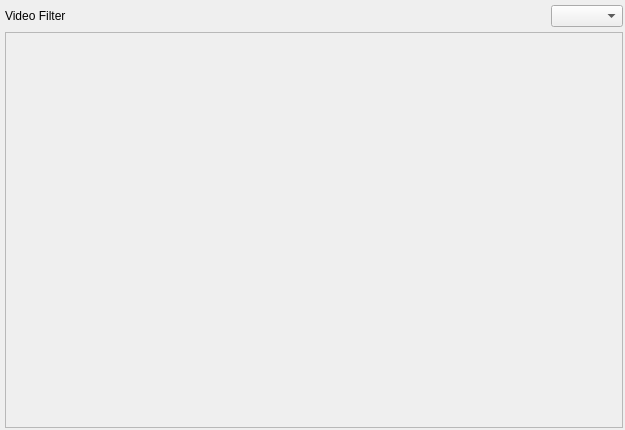
<?xml version="1.0" encoding="UTF-8"?>
<ui version="4.0">
 <class>VideoFilterDock</class>
 <widget class="QDockWidget" name="VideoFilterDock">
  <property name="geometry">
   <rect>
    <x>0</x>
    <y>0</y>
    <width>625</width>
    <height>430</height>
   </rect>
  </property>
  <property name="minimumSize">
   <size>
    <width>238</width>
    <height>163</height>
   </size>
  </property>
  <property name="acceptDrops">
   <bool>false</bool>
  </property>
  <property name="windowTitle">
   <string>VideoFilterDock</string>
  </property>
  <widget class="QWidget" name="dockWidgetContents">
   <layout class="QVBoxLayout" name="verticalLayout">
    <property name="spacing">
     <number>5</number>
    </property>
    <property name="leftMargin">
     <number>5</number>
    </property>
    <property name="topMargin">
     <number>5</number>
    </property>
    <property name="rightMargin">
     <number>2</number>
    </property>
    <property name="bottomMargin">
     <number>2</number>
    </property>
    <item>
     <layout class="QHBoxLayout" name="horizontalLayout_2">
      <property name="spacing">
       <number>0</number>
      </property>
      <item>
       <layout class="QHBoxLayout" name="horizontalLayout">
        <property name="spacing">
         <number>3</number>
        </property>
       </layout>
      </item>
      <item>
       <widget class="QLabel" name="dockName">
        <property name="text">
         <string>Video Filter</string>
        </property>
       </widget>
      </item>
      <item>
       <spacer name="horizontalSpacer_3">
        <property name="orientation">
         <enum>Qt::Horizontal</enum>
        </property>
        <property name="sizeType">
         <enum>QSizePolicy::Fixed</enum>
        </property>
        <property name="sizeHint" stdset="0">
         <size>
          <width>40</width>
          <height>20</height>
         </size>
        </property>
       </spacer>
      </item>
      <item>
       <spacer name="horizontalSpacer">
        <property name="orientation">
         <enum>Qt::Horizontal</enum>
        </property>
        <property name="sizeHint" stdset="0">
         <size>
          <width>40</width>
          <height>20</height>
         </size>
        </property>
       </spacer>
      </item>
      <item>
       <widget class="QComboBox" name="comboBox_2">
        <property name="sizePolicy">
         <sizepolicy hsizetype="Preferred" vsizetype="Fixed">
          <horstretch>0</horstretch>
          <verstretch>0</verstretch>
         </sizepolicy>
        </property>
        <property name="toolTip">
         <string/>
        </property>
       </widget>
      </item>
     </layout>
    </item>
    <item>
     <widget class="QScrollArea" name="scrollArea">
      <property name="widgetResizable">
       <bool>true</bool>
      </property>
      <widget class="QWidget" name="scrollAreaWidgetContents">
       <property name="geometry">
        <rect>
         <x>0</x>
         <y>0</y>
         <width>616</width>
         <height>373</height>
        </rect>
       </property>
       <layout class="QVBoxLayout" name="verticalLayout_2">
        <property name="spacing">
         <number>2</number>
        </property>
        <property name="leftMargin">
         <number>0</number>
        </property>
        <property name="topMargin">
         <number>0</number>
        </property>
        <property name="rightMargin">
         <number>0</number>
        </property>
        <property name="bottomMargin">
         <number>0</number>
        </property>
       </layout>
      </widget>
     </widget>
    </item>
   </layout>
  </widget>
  <action name="actionAddToTimeline">
   <property name="text">
    <string>Add to timeline</string>
   </property>
   <property name="toolTip">
    <string>Add to timeline</string>
   </property>
  </action>
 </widget>
 <resources/>
 <connections/>
</ui>
